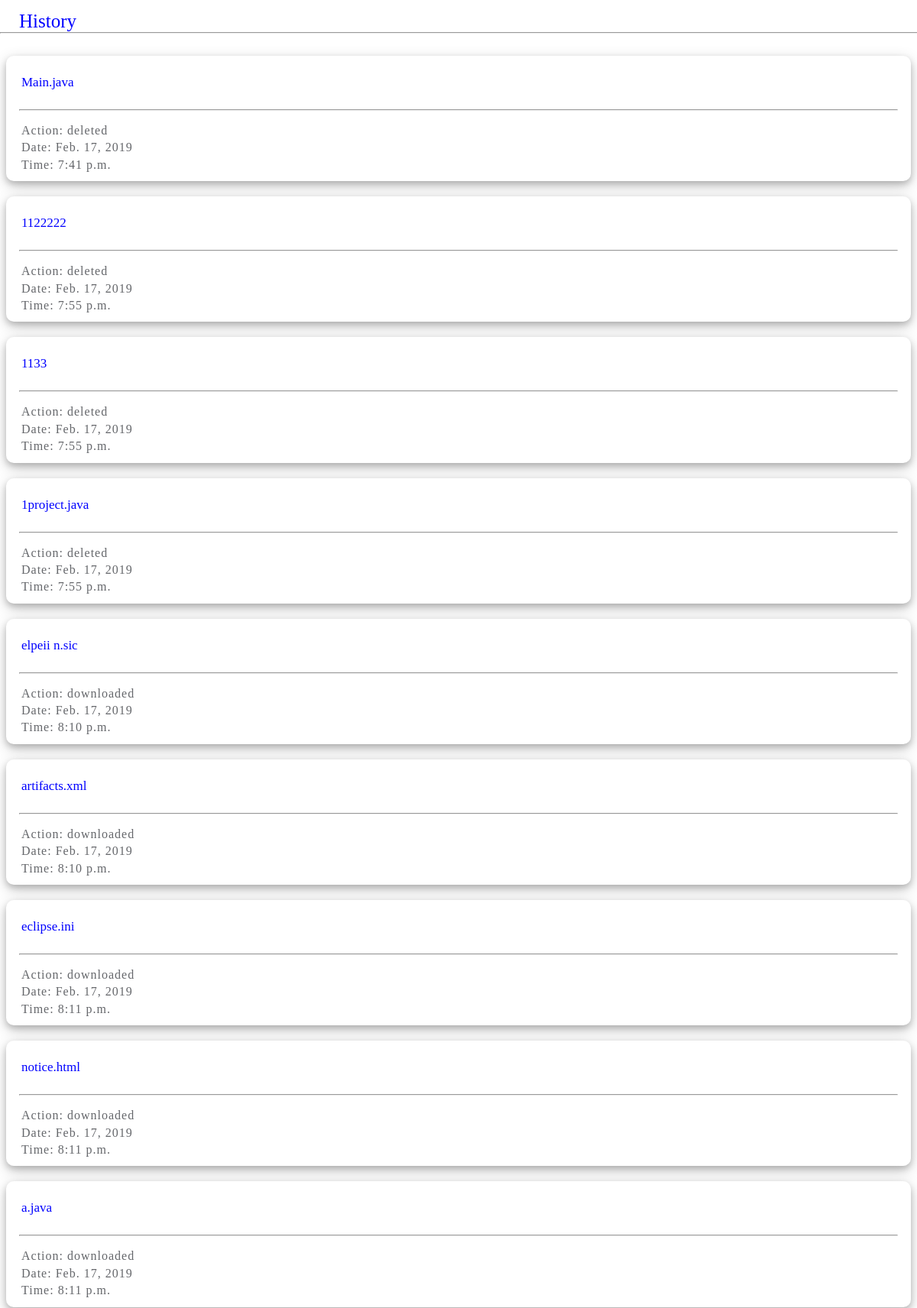
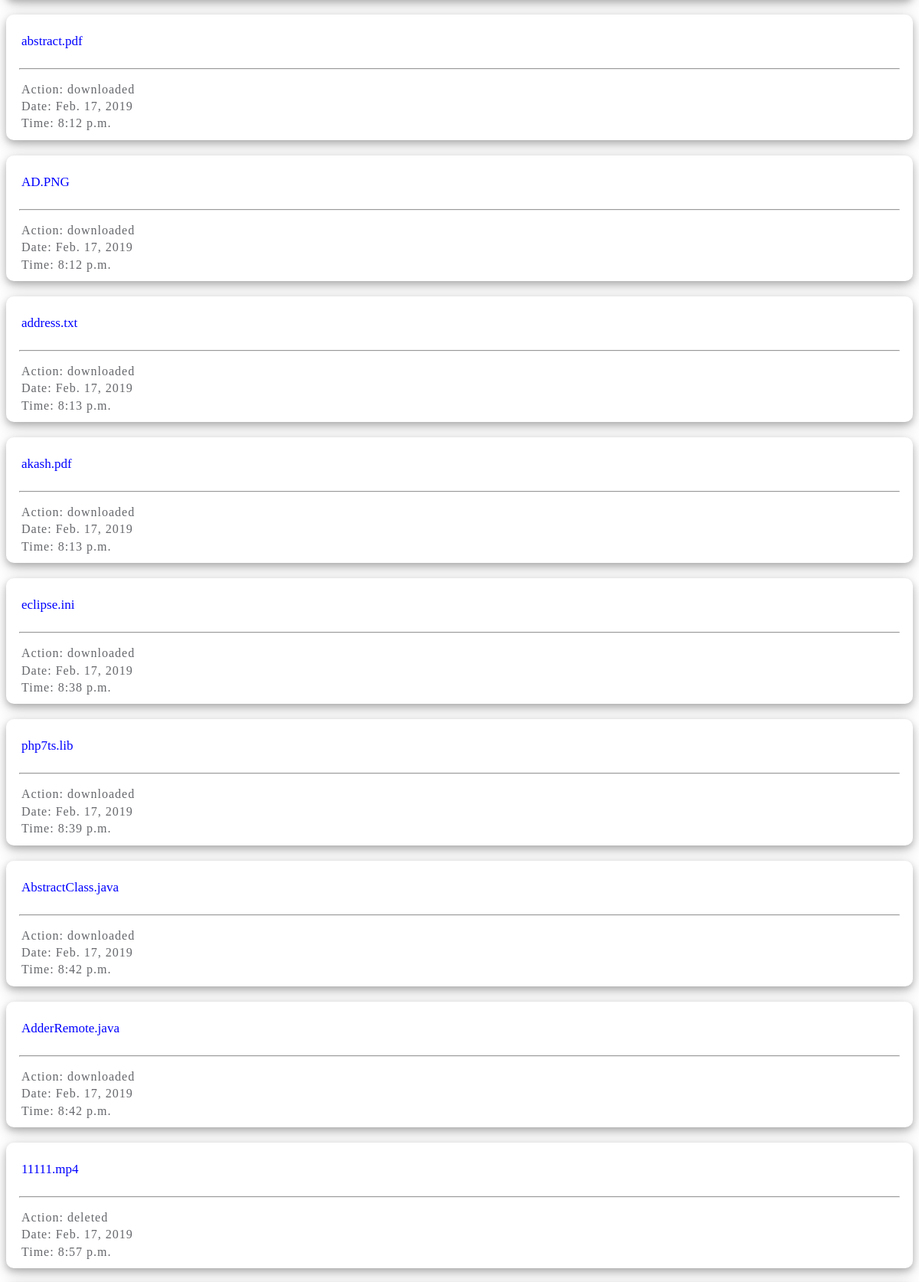
Page /manager/log (upper part) on the committed database (2 pictures, top to bottom).
### manager/models.py (models this page shows, shortened)
class Log(models.Model):
    log_key = models.IntegerField(default='1')
    action = models.CharField(max_length=20)
    element = models.CharField(max_length=50,default='null')
    date = models.DateField()
    time = models.TimeField()

### manager/views.py (the view)
# urls.py: path('log',views.log,name='log'),
def log(request):
    logs = Log.objects.all()
    return render(request, 'manager/log.html', {'logs': logs})

### manager/templates/manager/log.html (shortened to what this page needs)
{% load static %}
<!DOCTYPE html>
<html>
	<head>
		<link type="text/css" rel="stylesheet" href="{% static 'css/elements.css' %}">
	</head>
	<body>
        <div id="headcontent">
			<section id="folder">
				History
			</section>
			<hr id="hr1"/>
        </div>
        <div id="space">
        </div>
            {% for content in logs %}
                <div id="container">
                    <section id="element">
                        {{ content.element }}
                    </section>
                    <hr id="hr2"/>
                    <section id="metadata">
                        Action: {{ content.action }}<br/>
                        Date: {{ content.date }}<br/>
                        Time: {{ content.time }}
                    </section>
                </div>
            {% endfor %}
	</body>
</html>

### manager/static/css/elements.css (style rules this page uses)
#folder { width:50%; color:blue; float:left; font-size:25px; margin-top:14px; margin-left: 25px; }
#headcontent { display:inline-block; background-color:white; width:100%; left:0px; top: 0px; margin-bottom:10px; position:fixed; }
#hr1 { color:#a39b9b; width:100%; }
#space { width: 100%; height:65px; }
#container { display:inline-block; border-radius:10px; background-color:white; box-shadow: 0 4px 8px 0 rgba(0, 0, 0, 0.2), 0 6px 20px 0 rgba(0, 0, 0, 0.19); width:100%; margin-bottom:20px; }
#element { width:60%; color:blue; float:left; font-size:17px; padding-left:20px; padding-top:25px; padding-bottom:25px; padding-right:5px; }
#hr2 { color:#a39b9b; width:97%; margin-bottom:15px; }
#metadata { padding-bottom:10px; margin-left:20px; color:#65676b; text-align:left; letter-spacing:1px; line-height:1.4; }

### rows in the picture
Log: element "Main.java", action "deleted", date "Feb. 17, 2019", time "7:41 p.m."
Log: element "1122222", action "deleted", date "Feb. 17, 2019", time "7:55 p.m."
Log: element "1133", action "deleted", date "Feb. 17, 2019", time "7:55 p.m."
Log: element "1project.java", action "deleted", date "Feb. 17, 2019", time "7:55 p.m."
Log: element "elpeii n.sic", action "downloaded", date "Feb. 17, 2019", time "8:10 p.m."
Log: element "artifacts.xml", action "downloaded", date "Feb. 17, 2019", time "8:10 p.m."
Log: element "eclipse.ini", action "downloaded", date "Feb. 17, 2019", time "8:11 p.m."
Log: element "notice.html", action "downloaded", date "Feb. 17, 2019", time "8:11 p.m."
Log: element "a.java", action "downloaded", date "Feb. 17, 2019", time "8:11 p.m."
Log: element "abstract.pdf", action "downloaded", date "Feb. 17, 2019", time "8:12 p.m."
Log: element "AD.PNG", action "downloaded", date "Feb. 17, 2019", time "8:12 p.m."
Log: element "address.txt", action "downloaded", date "Feb. 17, 2019", time "8:13 p.m."
Log: element "akash.pdf", action "downloaded", date "Feb. 17, 2019", time "8:13 p.m."
Log: element "eclipse.ini", action "downloaded", date "Feb. 17, 2019", time "8:38 p.m."
Log: element "php7ts.lib", action "downloaded", date "Feb. 17, 2019", time "8:39 p.m."
Log: element "AbstractClass.java", action "downloaded", date "Feb. 17, 2019", time "8:42 p.m."
Log: element "AdderRemote.java", action "downloaded", date "Feb. 17, 2019", time "8:42 p.m."
Log: element "11111.mp4", action "deleted", date "Feb. 17, 2019", time "8:57 p.m."
